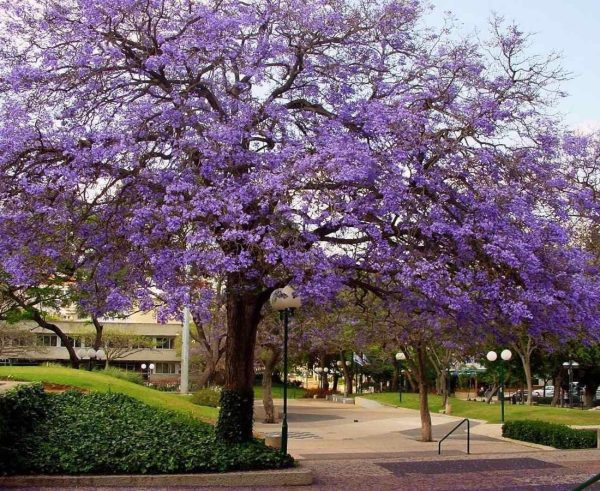
#> input picture codigo/2 - Fundamentos da imagem digital - transformações/ipe roxo.jpg, 600 x 491 px
$ python 'def de mascara.py'
#> lines starting #> are read from the running program, lines starting #| are printed output that depends on the picture; after the words box and inside, x2 and y2 are one past the last pixel; in counts of white or black regions, pixels touching at a corner belong together
import cv2
import numpy as np

# lê uma imagem
img = cv2.imread('ipe roxo.jpg')
#> img is the input picture: shape (491, 600, 3); mean B, G, R 108.5, 99.5, 115.3

# mosra a imagem original
cv2.imshow("Original", img)

# define uma matriz de cor zero (preto) de mesmo tamanho da imagem original
mascara = np.zeros(img.shape[:2], dtype="uint8")

# calcula o centro da imagem original
(cX, cY) = (img.shape[1] // 2, img.shape[0] // 2)
#> cX = 300; cY = 245

# define a parte ligada (pixels brancos da máscara)
# 100 indica o raio do círculo
# 255 a cor branca (nível de cinza)
# -1 indica que a espessura será a parte interna do cículo
cv2.circle(mascara, (cX, cY), 100, 255, -1)
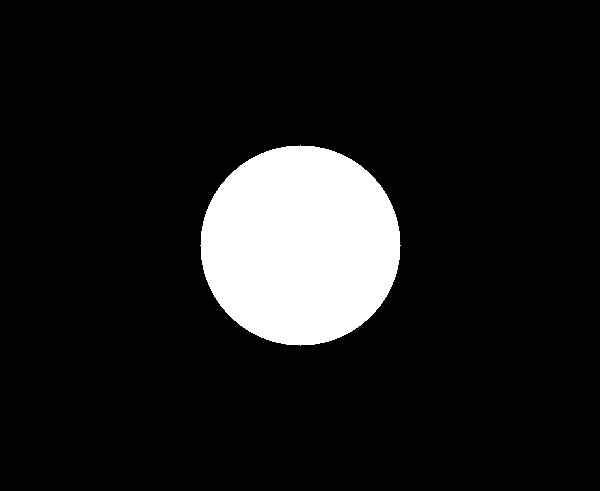
#> mascara: shape (491, 600); 10.7% white; 1 white region, box (x1, y1, x2, y2) and area: (200, 145, 401, 346) 31417

# mostra a máscara
cv2.imshow("Máscara definida", mascara)

# aplica a máscara a imagem
# faz uma operação and da imagem com a imagem de acordo a máscara
img_com_mascara = cv2.bitwise_and(img, img, mask=mascara)
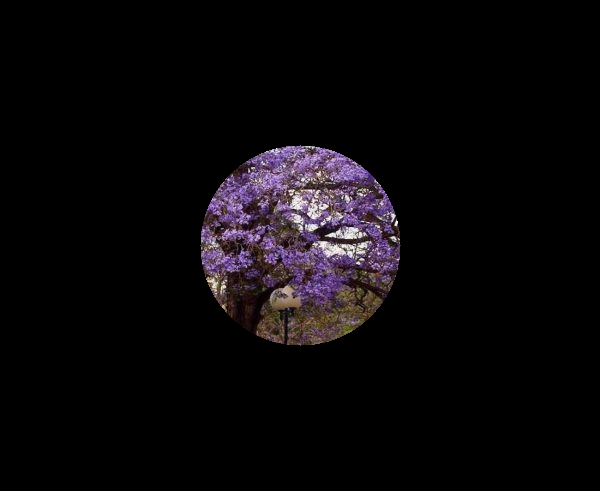
#> img_com_mascara: shape (491, 600, 3); mean B, G, R 10.2, 8.1, 10.5

# mostra a imagem após aplicar a máscar
cv2.imshow("Máscara aplicada à imagem", img_com_mascara)

cv2.waitKey(0)

$ run again, with codigo/2 - Fundamentos da imagem digital - transformações/imagem 3.jpg copied over codigo/2 - Fundamentos da imagem digital - transformações/ipe roxo.jpg
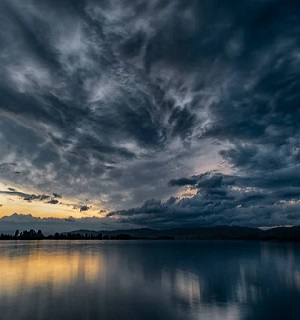
#> input picture codigo/2 - Fundamentos da imagem digital - transformações/imagem 3.jpg, 300 x 320 px
#> img is the input picture: shape (320, 300, 3); mean B, G, R 81.8, 72.2, 58.9
#> `cv2.circle(mascara, (cX, cY), 100, 255, -1)`:
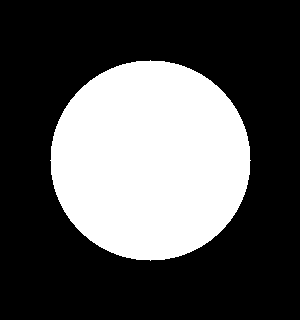
#> mascara: shape (320, 300); 32.7% white; 1 white region, box (x1, y1, x2, y2) and area: (50, 60, 251, 261) 31417
#> `img_com_mascara = cv2.bitwise_and(img, img, mask=mascara)`:
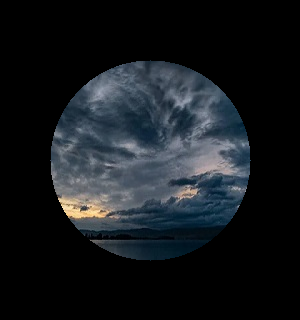
#> img_com_mascara: shape (320, 300, 3); mean B, G, R 29.8, 26, 21.8
